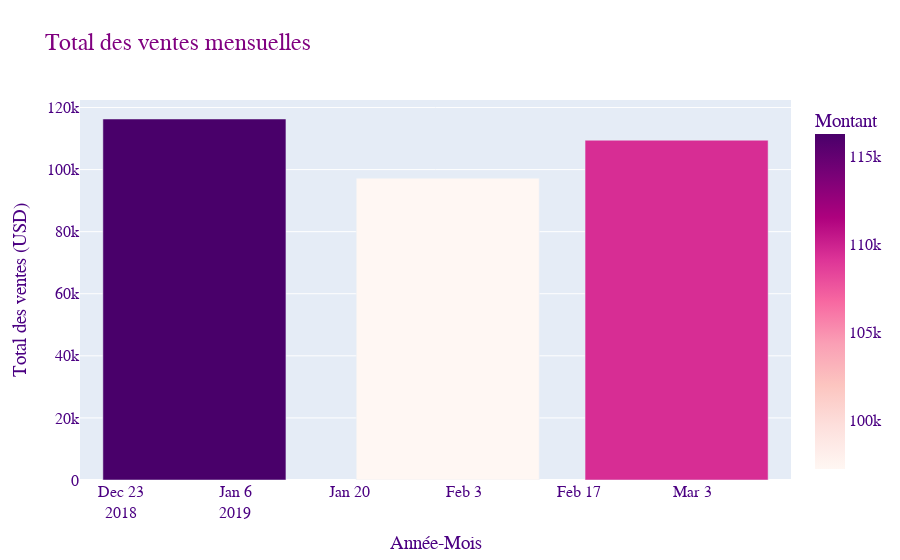

Notebook source saved alongside this figure:
### Code cell
import plotly.express as px
import pandas as pd

# Exemple de données (remplace par ta variable monthly_sales que tu as déjà)
monthly_sales = df.groupby(['Year', 'Month'])['Total'].sum().reset_index()

# Créer une colonne pour le label mois/année
monthly_sales['Année-Mois'] = monthly_sales['Year'].astype(str) + '-' + monthly_sales['Month'].astype(str).str.zfill(2)

# Tracer un graphique en barres avec un dégradé violet/rose
fig = px.bar(
    monthly_sales,
    x='Année-Mois',
    y='Total',
    title='Total des ventes mensuelles',
    color='Total',
    color_continuous_scale=px.colors.sequential.RdPu,  # dégradé rose -> violet
    labels={'Année-Mois': 'Année-Mois', 'Total': 'Total des ventes (USD)'}
)

# Modifier la police du titre et des axes
fig.update_layout(
    title_font=dict(family="Arial Black, sans-serif", size=24, color='purple'),
    font=dict(family="Calibri, sans-serif", size=16, color='indigo'),
    coloraxis_colorbar=dict(title="Montant")
)

fig.show()

### Figure 1 — Plotly figure (JSON) as saved in the notebook; plotly's stock layout.template omitted (floating-point values rounded to 4 significant figures)
{"data": [{"alignmentgroup": "True", "hovertemplate": "Année-Mois=%{x}<br>Total des ventes (USD)=%{marker.color}<extra></extra>", "legendgroup": "", "marker": {"color": [116300.0, 97220.0, 109500.0], "coloraxis": "coloraxis", "pattern": {"shape": ""}}, "name": "", "offsetgroup": "", "orientation": "v", "showlegend": false, "textposition": "auto", "type": "bar", "x": ["2019-01", "2019-02", "2019-03"], "xaxis": "x", "y": [116300.0, 97220.0, 109500.0], "yaxis": "y"}], "layout": {"autosize": true, "barmode": "relative", "coloraxis": {"colorbar": {"title": {"text": "Montant"}}, "colorscale": [[0, "rgb(255,247,243)"], [0.125, "rgb(253,224,221)"], [0.25, "rgb(252,197,192)"], [0.375, "rgb(250,159,181)"], [0.5, "rgb(247,104,161)"], [0.625, "rgb(221,52,151)"], [0.75, "rgb(174,1,126)"], [0.875, "rgb(122,1,119)"], [1, "rgb(73,0,106)"]]}, "font": {"color": "indigo", "family": "Calibri, sans-serif", "size": 16}, "legend": {"tracegroupgap": 0}, "title": {"font": {"color": "purple", "family": "Arial Black, sans-serif", "size": 24}, "text": "Total des ventes mensuelles"}, "xaxis": {"anchor": "y", "autorange": true, "domain": [0, 1], "range": ["2018-12-18", "2019-03-15"], "title": {"text": "Année-Mois"}, "type": "date"}, "yaxis": {"anchor": "x", "autorange": true, "domain": [0, 1], "range": [0, 122400.0], "title": {"text": "Total des ventes (USD)"}, "type": "linear"}}}
